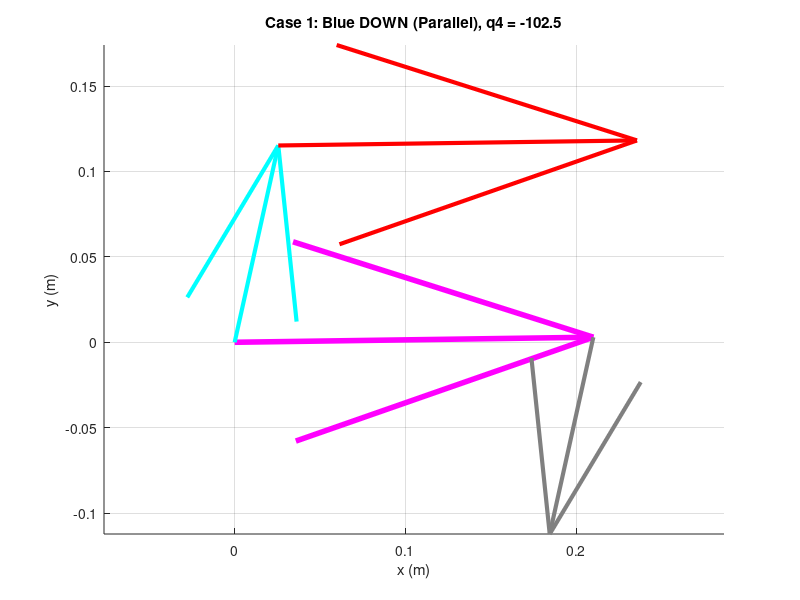
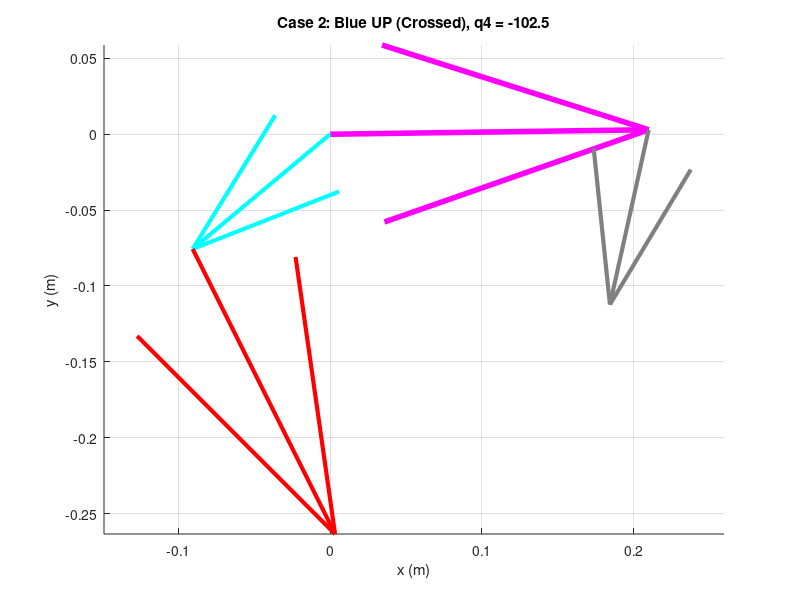

These charts were generated, in order, by the following MATLAB code:
clear all
close all
clc

% --- 1. Define Parameters (Unit: meters) ---
L1 = 0.210; % Ground (d) - Pink
L2 = 0.118; % Crank (a) - Cyan (Link 2)
L3 = 0.210; % Coupler (b) - Red (Link 3)
L4 = 0.118; % Rocker (c) - Grey (Link 4)

a = L2;
b = L3;
c = L4;
d = L1;

% Ground Offset (Lifted up by 0.81 degrees)
offset_deg = 0.81;
offset = deg2rad(offset_deg);

% --- 2. Input Parameter: Theta 4 ---
% ใช้ค่าติดลบเพื่อให้ Link 4 (สีน้ำตาล) อยู่ "ข้างล่าง" เส้นชมพู
q4d = -102.5; 
q4 = deg2rad(q4d) - offset; 

% =========================================================
% CALCULATE COEFFICIENTS (Geometric Method for Robustness)
% =========================================================

% --- Coefficients for Theta 2 (Derived Geometrically) ---
% Eliminating Theta 3 to solve for Theta 2
U = -2*a*(d + c*cos(q4));
V = -2*a*c*sin(q4);
W = d^2 + c^2 + a^2 - b^2 + 2*d*c*cos(q4);

% Form: A*t^2 + B*t + C = 0 where t = tan(q2/2)
A = W + U;
B = -2*V;
C = W - U;

% --- Coefficients for Theta 3 (From your example) ---
% Eliminating Theta 2 to solve for Theta 3
P = -2*b*(d + c*cos(q4));
Q = -2*b*c*sin(q4);
R = d^2 + c^2 + b^2 - a^2 + 2*d*c*cos(q4);

D_coef = R - P;
E_coef = 2*Q;
F_coef = R + P;


% =========================================================
% SOLVE FOR ANGLES (Pairing Solutions)
% =========================================================

% --- CASE 1: Open/Parallel (Blue DOWN) ---
% Pair: q2(-sqrt) and q3(+sqrt) closes the loop for this config
q2_sol1 = 2*atan((-B - sqrt(B^2 - 4*A*C))/(2*A));
q3_sol1 = 2*atan((-E_coef + sqrt(E_coef^2 - 4*D_coef*F_coef))/(2*D_coef));

q2_d1 = rad2deg(q2_sol1) + offset_deg;
q3_d1 = rad2deg(q3_sol1) + offset_deg;


% --- CASE 2: Crossed (Blue UP) ---
% Pair: q2(+sqrt) and q3(-sqrt) closes the loop for this config
q2_sol2 = 2*atan((-B + sqrt(B^2 - 4*A*C))/(2*A));
q3_sol2 = 2*atan((-E_coef - sqrt(E_coef^2 - 4*D_coef*F_coef))/(2*D_coef));

q2_d2 = rad2deg(q2_sol2) + offset_deg;
q3_d2 = rad2deg(q3_sol2) + offset_deg;


% =========================================================
% VECTOR CALCULATION & PLOTTING
% =========================================================
% Ground Vector
RO4O2 = d*exp(j*offset); 
RO4O2x = real(RO4O2); RO4O2y = imag(RO4O2);

% --- Vector Case 1 (Open/Down) ---
RA1 = a*exp(j*(q2_sol1 + offset));        
RBA1 = b*exp(j*(q3_sol1 + offset));        
RBO4_1 = c*exp(j*(q4 + offset));    

RA1x = real(RA1); RA1y = imag(RA1);
RBA1x = real(RBA1); RBA1y = imag(RBA1); 
RBO4_1x = real(RBO4_1); RBO4_1y = imag(RBO4_1);

% --- Vector Case 2 (Crossed/Up) ---
RA2 = a*exp(j*(q2_sol2 + offset));        
RBA2 = b*exp(j*(q3_sol2 + offset));
RBO4_2 = c*exp(j*(q4 + offset));    

RA2x = real(RA2); RA2y = imag(RA2);
RBA2x = real(RBA2); RBA2y = imag(RBA2); 
RBO4_2x = real(RBO4_2); RBO4_2y = imag(RBO4_2);

% --- Plotting Case 1 ---
figure(1)
title(['Case 1: Blue DOWN (Parallel), q4 = ' num2str(q4d)]);
hold on;
% Ground (Pink)
quiver(0,0, RO4O2x, RO4O2y, 0, 'Color', [1 0 1], 'MaxHeadSize', 0.5, 'LineWidth', 4); 
% Crank (Cyan) - Link 2
quiver(0,0, RA1x, RA1y, 0, 'cyan', 'MaxHeadSize', 0.5, 'LineWidth', 3); 
% Coupler (Red) - Link 3
quiver(RA1x, RA1y, RBA1x, RBA1y, 0, 'red', 'MaxHeadSize', 0.5, 'LineWidth', 3); 
% Rocker (Grey) - Link 4
quiver(RO4O2x, RO4O2y, RBO4_1x, RBO4_1y, 0, 'Color', [0.5 0.5 0.5], 'MaxHeadSize', 0.5, 'LineWidth', 3); 
axis equal; grid on;
xlabel('x (m)'); ylabel('y (m)');

% --- Plotting Case 2 ---
figure(2)
title(['Case 2: Blue UP (Crossed), q4 = ' num2str(q4d)]);
hold on;
% Ground (Pink)
quiver(0,0, RO4O2x, RO4O2y, 0, 'Color', [1 0 1], 'MaxHeadSize', 0.5, 'LineWidth', 4); 
% Crank (Cyan) - Link 2 (This is UP)
quiver(0,0, RA2x, RA2y, 0, 'cyan', 'MaxHeadSize', 0.5, 'LineWidth', 3); 
% Coupler (Red) - Link 3
quiver(RA2x, RA2y, RBA2x, RBA2y, 0, 'red', 'MaxHeadSize', 0.5, 'LineWidth', 3); 
% Rocker (Grey) - Link 4 (This is DOWN)
quiver(RO4O2x, RO4O2y, RBO4_2x, RBO4_2y, 0, 'Color', [0.5 0.5 0.5], 'MaxHeadSize', 0.5, 'LineWidth', 3); 
axis equal; grid on;
xlabel('x (m)'); ylabel('y (m)');

% Display Results
disp('--- Results ---');
disp(['Case 1 (Blue Down): Theta 2 = ', num2str(q2_d1), ', Theta 3 = ', num2str(q3_d1)]);
disp(['Case 2 (Blue Up):   Theta 2 = ', num2str(q2_d2), ', Theta 3 = ', num2str(q3_d2)]);
